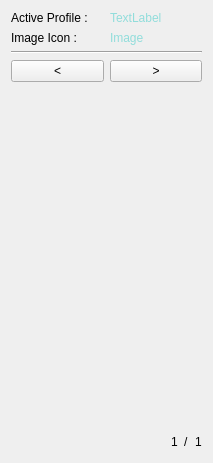
  <widget class="QWidget" name="page1">
   <property name="geometry">
    <rect>
     <x>0</x>
     <y>0</y>
     <width>213</width>
     <height>463</height>
    </rect>
   </property>
   <attribute name="label">
    <string>Profile Views</string>
   </attribute>
   <layout class="QVBoxLayout" name="verticalLayout_13">
    <item>
     <layout class="QVBoxLayout" name="verticalLayout_11">
      <item>
       <layout class="QVBoxLayout" name="verticalLayout_12">
        <item>
         <layout class="QHBoxLayout" name="horizontalLayout_9">
          <item>
           <widget class="QLabel" name="active_profile_label">
            <property name="styleSheet">
             <string notr="true">font: 75 11pt &quot;MS Shell Dlg 2&quot;;</string>
            </property>
            <property name="text">
             <string>Active Profile :</string>
            </property>
           </widget>
          </item>
          <item>
           <widget class="QLabel" name="active_profile">
            <property name="styleSheet">
             <string notr="true">font: 75 11pt &quot;MS Shell Dlg 2&quot;;
color: rgb(145, 221, 219);</string>
            </property>
            <property name="text">
             <string>TextLabel</string>
            </property>
           </widget>
          </item>
         </layout>
        </item>
        <item>
         <layout class="QVBoxLayout" name="verticalLayout_10">
          <item>
           <layout class="QHBoxLayout" name="horizontalLayout_10">
            <item>
             <layout class="QVBoxLayout" name="verticalLayout_9">
              <item>
               <widget class="QLabel" name="image_icon_label">
                <property name="styleSheet">
                 <string notr="true">font: 75 11pt &quot;MS Shell Dlg 2&quot;;</string>
                </property>
                <property name="text">
                 <string>Image Icon :</string>
                </property>
               </widget>
              </item>
             </layout>
            </item>
            <item>
             <widget class="QLabel" name="image_icon">
              <property name="styleSheet">
               <string notr="true">font: 75 12pt &quot;MS Shell Dlg 2&quot;;
color: rgb(145, 221, 219);</string>
              </property>
              <property name="text">
               <string>Image</string>
              </property>
             </widget>
            </item>
           </layout>
          </item>
          <item>
           <widget class="Line" name="line_2">
            <property name="orientation">
             <enum>Qt::Horizontal</enum>
            </property>
           </widget>
          </item>
         </layout>
        </item>
       </layout>
      </item>
      <item>
       <layout class="QHBoxLayout" name="horizontalLayout_7">
        <item>
         <widget class="QPushButton" name="upButton">
          <property name="text">
           <string>&lt;</string>
          </property>
         </widget>
        </item>
        <item>
         <widget class="QPushButton" name="downButton">
          <property name="text">
           <string>&gt;</string>
          </property>
         </widget>
        </item>
       </layout>
      </item>
     </layout>
    </item>
    <item>
     <layout class="QHBoxLayout" name="horizontalLayout_12">
      <item>
       <spacer name="verticalSpacer_3">
        <property name="orientation">
         <enum>Qt::Vertical</enum>
        </property>
        <property name="sizeHint" stdset="0">
         <size>
          <width>20</width>
          <height>248</height>
         </size>
        </property>
       </spacer>
      </item>
      <item>
       <widget class="QStackedWidget" name="stackedWidget">
        <property name="currentIndex">
         <number>0</number>
        </property>
        <widget class="QWidget" name="page_4"/>
        <widget class="QWidget" name="page_5"/>
       </widget>
      </item>
     </layout>
    </item>
    <item>
     <layout class="QHBoxLayout" name="horizontalLayout_11">
      <item>
       <spacer name="horizontalSpacer">
        <property name="orientation">
         <enum>Qt::Horizontal</enum>
        </property>
        <property name="sizeHint" stdset="0">
         <size>
          <width>108</width>
          <height>20</height>
         </size>
        </property>
       </spacer>
      </item>
      <item>
       <widget class="QLabel" name="divUpLabel">
        <property name="text">
         <string>1</string>
        </property>
       </widget>
      </item>
      <item>
       <widget class="QLabel" name="separator_page_label">
        <property name="text">
         <string>/</string>
        </property>
       </widget>
      </item>
      <item>
       <widget class="QLabel" name="divDownLabel">
        <property name="text">
         <string>1</string>
        </property>
       </widget>
      </item>
     </layout>
    </item>
   </layout>
  </widget>
